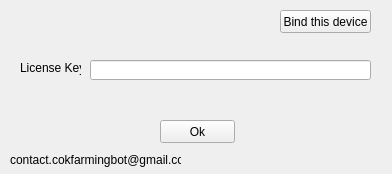
<?xml version="1.0" encoding="UTF-8"?>
<ui version="4.0">
 <class>MainWindow</class>
 <widget class="QMainWindow" name="MainWindow">
  <property name="geometry">
   <rect>
    <x>0</x>
    <y>0</y>
    <width>392</width>
    <height>174</height>
   </rect>
  </property>
  <property name="minimumSize">
   <size>
    <width>392</width>
    <height>174</height>
   </size>
  </property>
  <property name="maximumSize">
   <size>
    <width>392</width>
    <height>174</height>
   </size>
  </property>
  <property name="windowTitle">
   <string>Aj COK Farming Bot</string>
  </property>
  <property name="windowIcon">
   <iconset>
    <normaloff>app_cok.ico</normaloff>app_cok.ico</iconset>
  </property>
  <widget class="QWidget" name="centralwidget">
   <widget class="QPushButton" name="pbtn_bind_device">
    <property name="geometry">
     <rect>
      <x>280</x>
      <y>10</y>
      <width>91</width>
      <height>23</height>
     </rect>
    </property>
    <property name="text">
     <string>Bind this device</string>
    </property>
   </widget>
   <widget class="QLabel" name="lbl_license_key">
    <property name="geometry">
     <rect>
      <x>20</x>
      <y>60</y>
      <width>61</width>
      <height>16</height>
     </rect>
    </property>
    <property name="text">
     <string>License Key:</string>
    </property>
   </widget>
   <widget class="QLineEdit" name="linedit_license_key">
    <property name="geometry">
     <rect>
      <x>90</x>
      <y>60</y>
      <width>281</width>
      <height>20</height>
     </rect>
    </property>
   </widget>
   <widget class="QPushButton" name="pbtn_ok">
    <property name="geometry">
     <rect>
      <x>160</x>
      <y>120</y>
      <width>75</width>
      <height>23</height>
     </rect>
    </property>
    <property name="text">
     <string>Ok</string>
    </property>
   </widget>
   <widget class="QLabel" name="lbl_correo_contacto">
    <property name="geometry">
     <rect>
      <x>10</x>
      <y>150</y>
      <width>171</width>
      <height>20</height>
     </rect>
    </property>
    <property name="text">
     <string>contact.cokfarmingbot@gmail.com</string>
    </property>
   </widget>
  </widget>
 </widget>
 <resources/>
 <connections/>
</ui>
